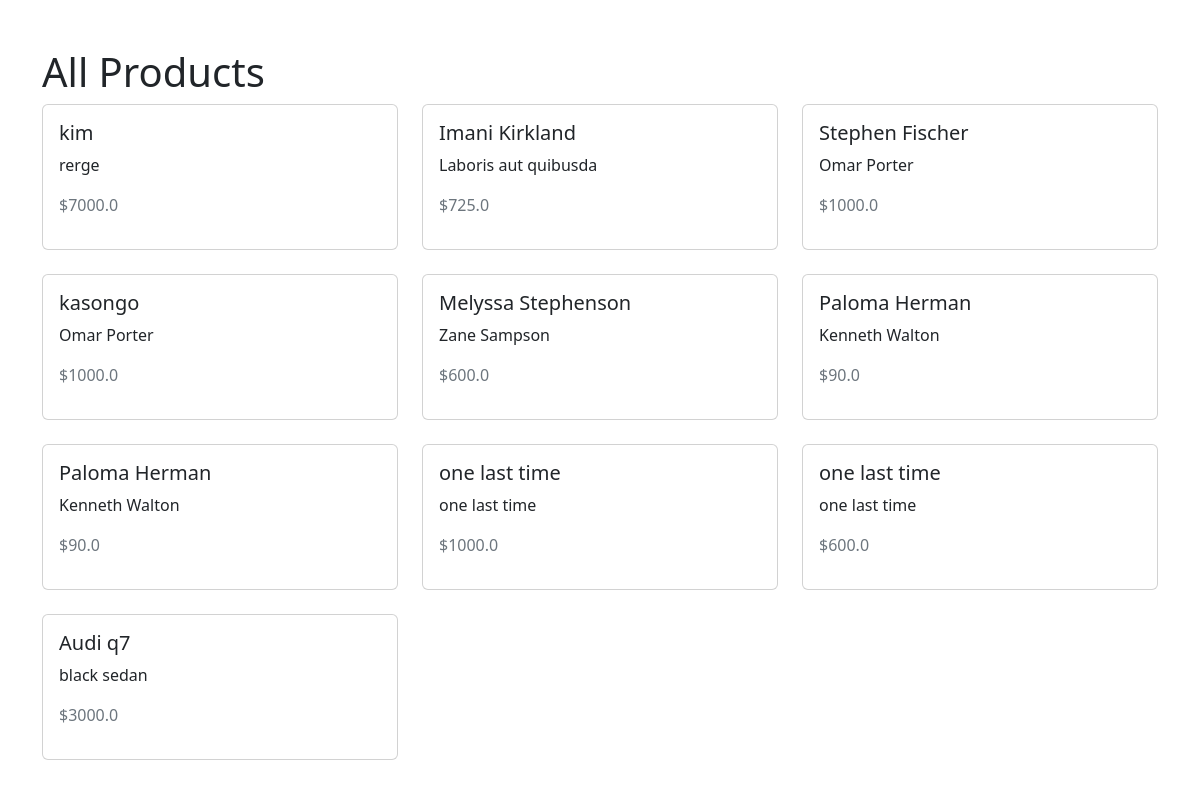
The app's page /owner/all_products/, older data.
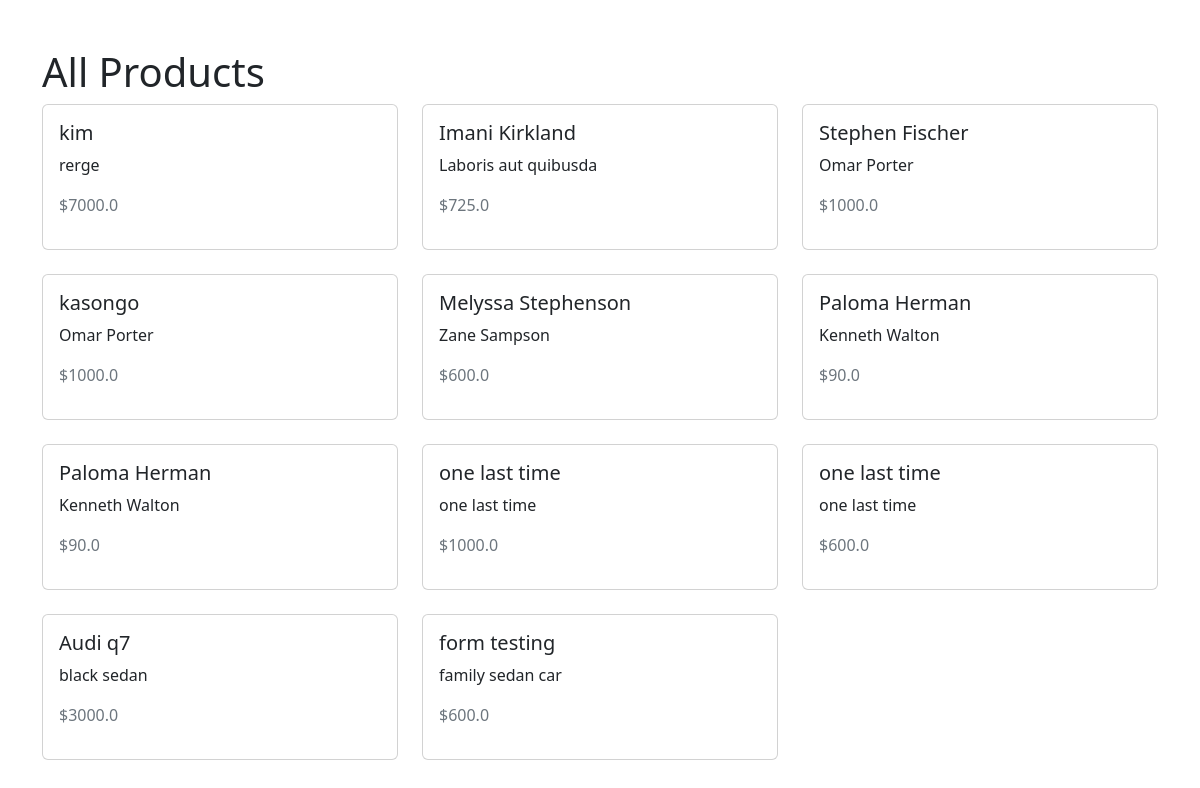
The same page, newer data.
### owner/models.py (models this page shows, shortened)
class Product(models.Model):
    AVAILABILITY_CHOICES = [
        ('In Stock', 'In Stock'),
        ('Out of Stock', 'Out of Stock')
    ]
    name = models.CharField(max_length=100)
    price = models.FloatField()
    description = models.TextField()
    availability = models.CharField(max_length=50, choices=AVAILABILITY_CHOICES, default='In Stock')

### owner/views.py (the view)
# urls.py: path('all_products/', views.all_products, name='all_products'),
def all_products(request):
    products = Product.objects.all()
    return render(request, 'all_products.html', {'products': products})

### owner/templates/all_products.html (shortened to what this page needs)
<!DOCTYPE html>
<html>
<head>
    <link href="https://cdn.jsdelivr.net/npm/bootstrap@5.2.3/dist/css/bootstrap.min.css" rel="stylesheet">
</head>
<body>
    <div class="container mt-5">
        <h1>All Products</h1>
        <div class="row">
            {% for product in products %}
            <div class="col-md-4 mb-4">
                <div class="card">
                    <div class="card-body">
                        <h5 class="card-title">{{ product.name }}</h5>
                        <p class="card-text">{{ product.description }}</p>
                        <p class="text-muted">${{ product.price }}</p>
                    </div>
                </div>
            </div>
            {% endfor %}
        </div>
    </div>
</body>
</html>

Row changes from the older to the newer data that the page shows:
added Product: name "form testing", description "family sedan car", price "600.0"
